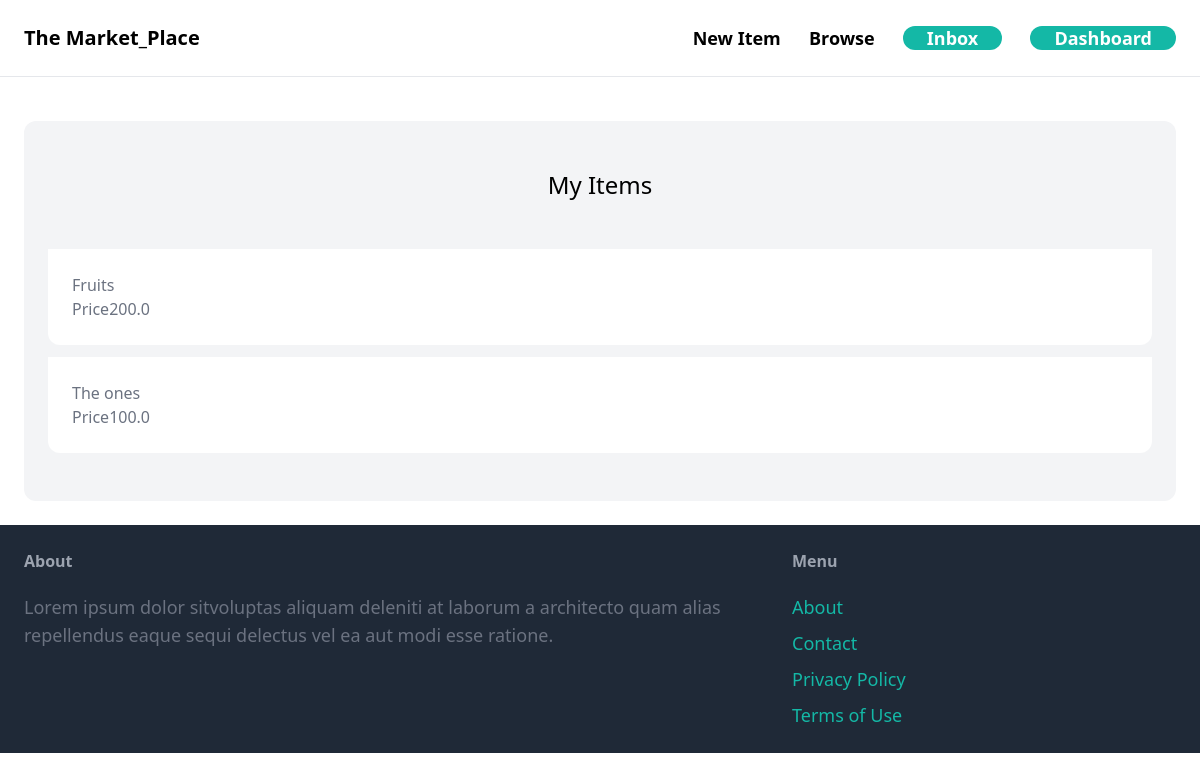
Screenshot of /dashboard (signed in) with the database file from the repository.
### item/models.py (models this page shows, shortened)
class Item(models.Model):
    category = models.ForeignKey(Category, related_name='items', on_delete=models.CASCADE)
    name = models.CharField(max_length=255)
    description = models.TextField(blank=True, null=True)
    price = models.FloatField()
    image = models.ImageField(upload_to='item_images', blank=True, null=False)
    is_sold = models.BooleanField(default=False)
    created_by = models.ForeignKey(User, related_name='item', on_delete=models.CASCADE)
    created_at = models.DateTimeField(auto_now_add=True)

### dashboard/views.py (the view)
# urls.py: path('', views.index, name='index'),
@login_required
def index(request):
    items = Item.objects.filter(created_by=request.user)
    return render(request, 'dashboard/index.html', {'items': items})

### dashboard/templates/dashboard/index.html (shortened to what this page needs)
{% extends 'core/base.html' %}
{% block content %}
    <div class="mt-5 px-6 py-12 bg-gray-100 rounded-xl">
        <h2 class="mb-12 text-2xl text-center">My Items</h2>
        <div class="grid grid-col-3 gap-3">
            {% for item in items %}
                <div>
                    <a href="{% url 'item:detail' item.id %}">
                        <div class="p-6 bg-white rounded-b-xl">
                            <h2 class="text-gray-500">{{item.name}}</h2>
                            <p class="text-gray-500">Price{{ item.price }}</p>
                        </div>
                    </a>
                </div>
            {% endfor %}
        </div>
    </div>
{% endblock content %}

### rows the page displays
Item: name "Fruits", price "200.0"
Item: name "The ones", price "100.0"
